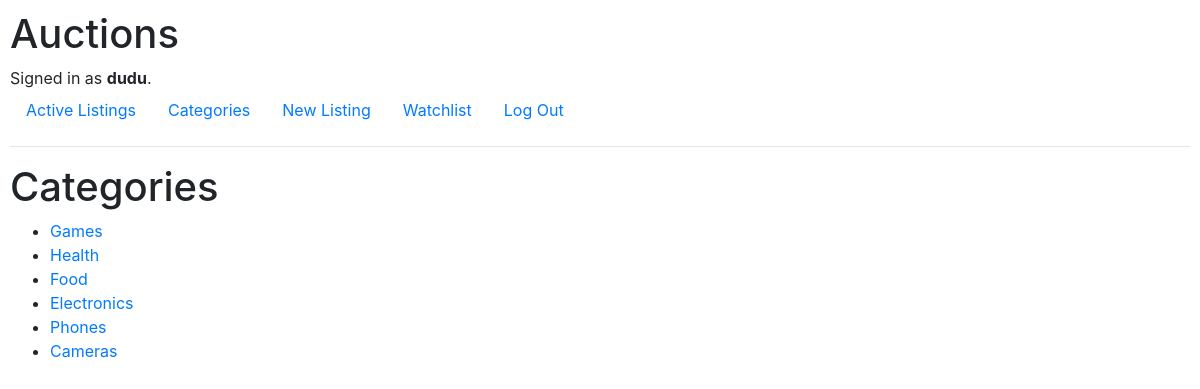
The page /categories (signed in) on the database its author committed.
### auctions/models.py (models this page shows, shortened)
class User(AbstractUser):
    pass

class Category(models.Model):
    name = models.CharField(max_length=100)

### auctions/views.py (the view)
# urls.py: path("categories", views.categories, name="categories"),
def categories(request):
    categories = Category.objects.all()
    return render(request, 'auctions/categories.html', {'categories': categories})

### auctions/templates/auctions/categories.html
{% extends "auctions/layout.html" %}
{% block body %}
    <h1>Categories</h1>
    <ul>
        {% for category in categories %}
            <li><a href="{% url 'category_detail' category.id %}">{{ category.name }}</a></li>
        {% endfor %}
    </ul>
{% endblock %}

### auctions/templates/auctions/layout.html (shortened to what this page needs)
{% load static %}
<!DOCTYPE html>
<html lang="en">
    <head>
        <link rel="stylesheet" href="https://stackpath.bootstrapcdn.com/bootstrap/4.4.1/css/bootstrap.min.css">
        <link href="{% static 'auctions/styles.css' %}" rel="stylesheet">
    </head>
    <body>
        <h1>Auctions</h1>
        <div>
            {% if user.is_authenticated %}
                Signed in as <strong>{{ user.username }}</strong>.
            {% else %}
                Not signed in.
            {% endif %}
        </div>
        <ul class="nav">
            <li class="nav-item">
                <a class="nav-link" href="{% url 'index' %}">Active Listings</a>
            </li>
            <li class="nav-item">
                <a class="nav-link" href="{% url 'categories' %}">Categories</a>
            </li>
            {% if user.is_authenticated %}
                <li class="nav-item">
                    <a class="nav-link" href="{% url 'createlisting' %}">New Listing</a>
                </li>
                <li class="nav-item">
                    <a class="nav-link" href="{% url 'watchlist' %}">Watchlist</a>
                </li>
                <li class="nav-item">
                    <a class="nav-link" href="{% url 'logout' %}">Log Out</a>
                </li>
            {% endif %}
        </ul>
        <hr>
        {% block body %}
        {% endblock %}
    </body>
</html>

### auctions/static/auctions/styles.css (style rules this page uses)
body { padding: 10px; }

### rows shown on the page
User: username "dudu"
Category: name "Games"
Category: name "Health"
Category: name "Food"
Category: name "Electronics"
Category: name "Phones"
Category: name "Cameras"
